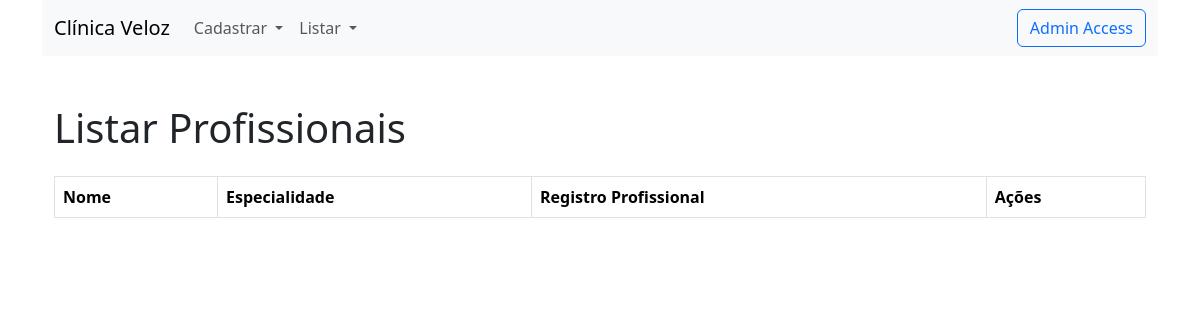
The page /listar-profissionais/ on the database as committed earlier.
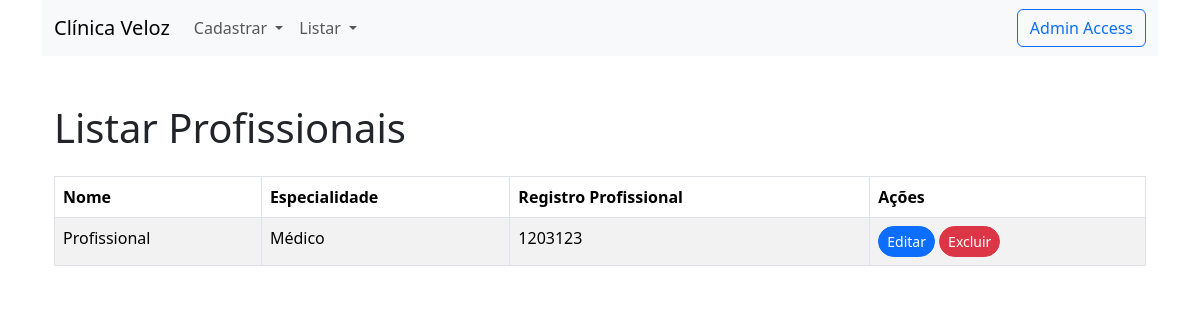
The same page on the database as committed later.
### clinica/models.py (models this page shows, shortened)
class Profissional(models.Model):
    nome = models.CharField(max_length=100)
    especialidade = models.CharField(max_length=100)
    registro_profissional = models.CharField(max_length=50, unique=True)
    criado_em = models.DateTimeField(auto_now_add=True)
    atualizado_em = models.DateTimeField(auto_now=True)

### clinica/views.py (the view)
class ListarProfissionais(ListView):
    template_name = "listar_profissionais.html"
    model = Profissional
    context_object_name = "profissionais"

### clinica/templates/listar_profissionais.html
{% extends 'base.html' %}
{% block content %}
    <div class="container mt-5">
        <h1 class="mb-4">Listar Profissionais</h1>
        <div class="table-responsive">
            <table class="table table-striped table-bordered table-hover rounded">
                <thead class="thead-dark">
                    <tr>
                        <th>Nome</th>
                        <th>Especialidade</th>
                        <th>Registro Profissional</th>
                        <th>Ações</th>
                    </tr>
                </thead>
                <tbody>
                    {% for profissional in profissionais %}
                        <tr>
                            <td>{{ profissional.nome }}</td>
                            <td>{{ profissional.especialidade }}</td>
                            <td>{{ profissional.registro_profissional }}</td>
                            <td>
                                <a href="{% url 'clinica:editar_profissional' profissional.id %}" class="btn btn-primary btn-sm rounded-pill">Editar</a>
                                <a href="{% url 'clinica:excluir' 'profissional' profissional.id %}" class="btn btn-danger btn-sm rounded-pill">Excluir</a>
                            </td>
                        </tr>
                    {% endfor %}
                </tbody>
            </table>
        </div>
    </div>
{% endblock %}

Rows that differ between the two databases and show on the page:
added Profissional: nome "Profissional", especialidade "Médico", registro_profissional "1203123"
